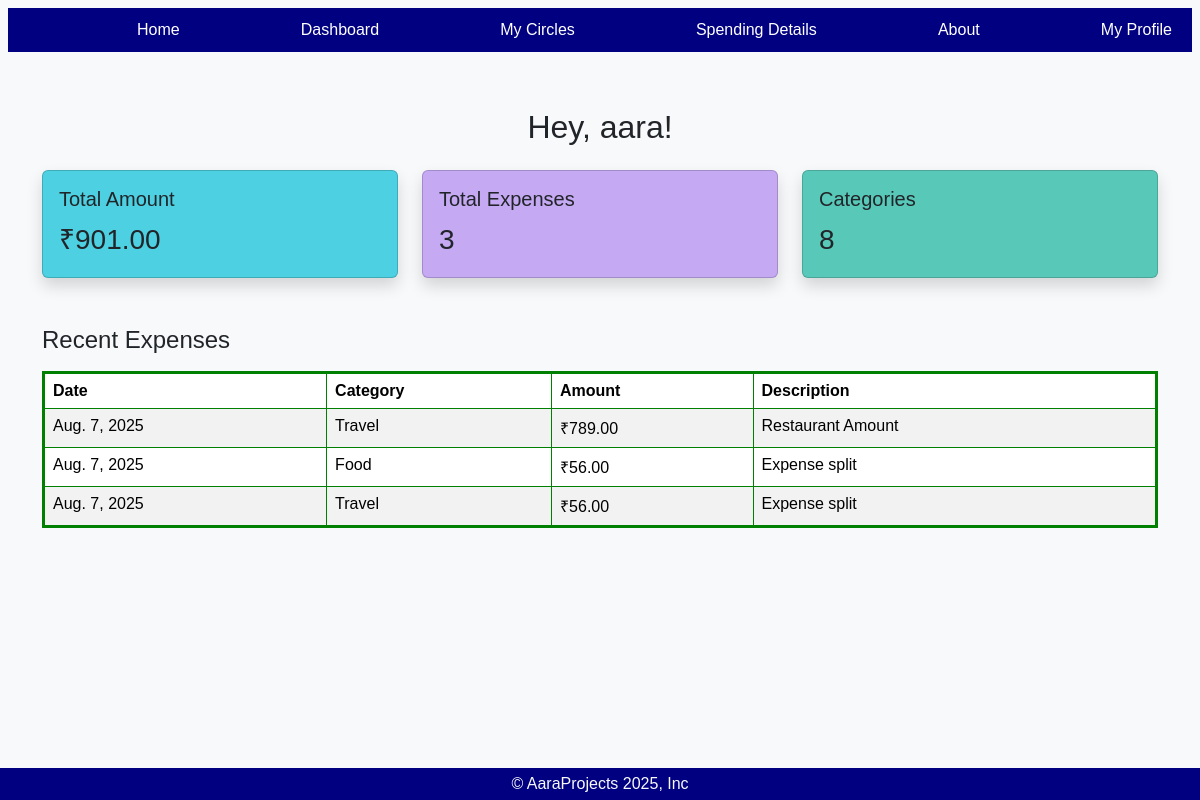
/Dashboard/ (signed in), run on the app's committed database.
### myapp/models.py (models this page shows, shortened)
class CustomUser(AbstractUser):
    email = models.EmailField(unique=True)
    phone=models.CharField(max_length=15)
    address=models.TextField(blank=True)
    USERNAME_FIELD = 'email'
    REQUIRED_FIELDS = ['username']

class Expense(models.Model):
    description=models.CharField(max_length=100)
    user=models.ForeignKey(settings.AUTH_USER_MODEL,on_delete=models.CASCADE)
    amount=models.DecimalField(max_digits=10,decimal_places=2)
    date=models.DateField()
    circle=models.ForeignKey(MyCircle,on_delete=models.CASCADE)
    category=models.ForeignKey(Category,on_delete=models.SET_NULL,null=True)

class Category(models.Model):
    name = models.CharField(max_length=50)

### myapp/views.py (the view)
# urls.py: path('Dashboard/', views.dashboard, name='dashboard'),
def dashboard(request):
    expenses = Expense.objects.filter(user=request.user).order_by('-date')
    total_amount = sum(exp.amount for exp in expenses)
    total_expenses = expenses.count()
    category_count = Category.objects.count()
    recent_expenses = expenses[:5]
    return render(request, 'Dashboard.html', {'total_amount': total_amount,'total_expenses': total_expenses,'category_count': category_count,'recent_expenses': recent_expenses,})

### myapp/templates/Dashboard.html
{% extends 'base.html' %}
{% block content %}
<body class="bg-light">
    <div class="container mt-5">
        <h2 class="mb-4 text-center">Hey, {{ user.username }}!</h2>
        <div class="row g-4">
            <div class="col-md-4">
                <div class="card h-100 shadow" style="background:#4DD0E1">
                    <div class="card-body">
                        <h5 class="card-title">Total Amount</h5>
                        <p class="card-text fs-3">₹{{ total_amount }}</p>
                    </div>
                </div>
            </div>
            <div class="col-md-4">
                <div class="card h-100 shadow" style="background:#C5A9F3">
                    <div class="card-body">
                        <h5 class="card-title">Total Expenses</h5>
                        <p class="card-text fs-3">{{ total_expenses }}</p>
                    </div>
                </div>
            </div>
            <div class="col-md-4">
                <div class="card h-100 shadow" style="background:#58C9B9;">
                    <div class="card-body">
                        <h5 class="card-title">Categories</h5>
                        <p class="card-text fs-3">{{ category_count }}</p>
                    </div>
                </div>
            </div>
        </div>
        {% if recent_expenses %}
        <div class="mt-5">
            <h4>Recent Expenses</h4>
            <table class="table table-striped table-bordered mt-3" style="border: 3px solid green">
                <thead>
                    <tr>
                        <th>Date</th>
                        <th>Category</th>
                        <th>Amount</th>
                        <th>Description</th>
                    </tr>
                </thead>
                <tbody>
                    {% for expense in recent_expenses %}
                    <tr>
                        <td>{{ expense.date }}</td>
                        <td>{{ expense.category.name }}</td>
                        <td>₹{{ expense.amount }}</td>
                        <td>{{ expense.description }}</td>
                    </tr>
                    {% endfor %}
                </tbody>
            </table>
        </div>
        {% endif %}
    </div>
{% endblock %}

### myapp/static/home.css (style rules this page uses)
* { font-family:'Franklin Gothic Medium', 'Arial Narrow', Arial, sans-serif; }
html,body { height:100%, margin:0 }

### myapp/templates/base.html (style rules this page uses)
html, body { height: 100%; margin: 0; padding: 0; }
body { display: flex; flex-direction: column; min-height: 100vh; }

### data on the page
CustomUser: username "aara"
Expense: date "Aug. 7, 2025", category.name "Travel", amount "789.00", description "Restaurant Amount"
Expense: date "Aug. 7, 2025", category.name "Food", amount "56.00", description "Expense split"
Expense: date "Aug. 7, 2025", category.name "Travel", amount "56.00", description "Expense split"

### other printed values
{{ total_amount }} "901.00"
{{ total_expenses }} "3"
{{ category_count }} "8"
